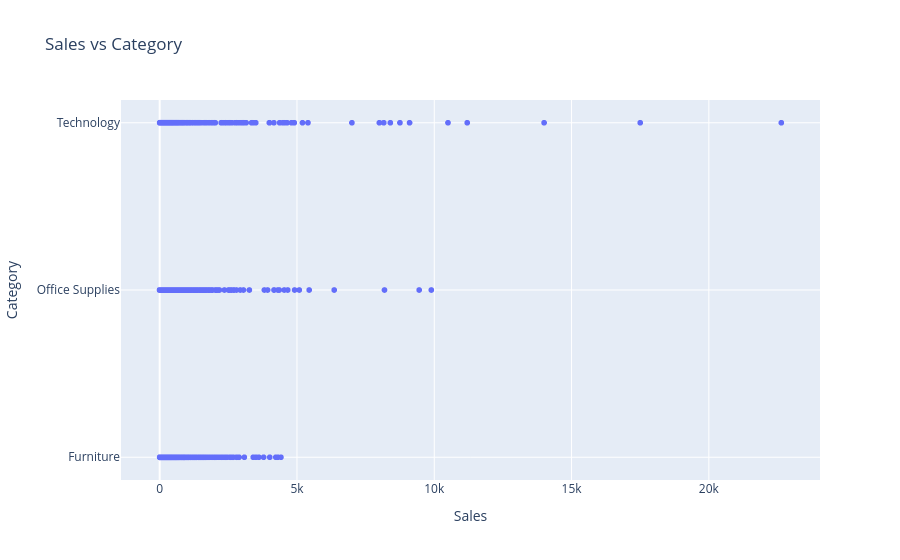

Notebook code cell kept with this figure:
### Code cell
fig = px.scatter(
    df,
    x="Sales",
    y="Category",
    title="Sales vs Category "
)

fig.show()

### Figure 1 — Plotly figure (JSON) as saved in the notebook; plotly's stock layout.template omitted (floating-point values rounded to 4 significant figures; data arrays with more than 128 entries replaced by an {"elided": "..."} marker saying what was removed)
{"data": [{"hovertemplate": "Sales=%{x}<br>Category=%{y}<extra></extra>", "legendgroup": "", "marker": {"color": "#636efa", "symbol": "circle"}, "mode": "markers", "name": "", "showlegend": false, "type": "scattergl", "x": {"elided": "9789 float values"}, "xaxis": "x", "y": {"elided": "9789 str values"}, "yaxis": "y"}], "layout": {"legend": {"tracegroupgap": 0}, "title": {"text": "Sales vs Category "}, "xaxis": {"anchor": "y", "domain": [0, 1], "title": {"text": "Sales"}}, "yaxis": {"anchor": "x", "domain": [0, 1], "title": {"text": "Category"}}}}
